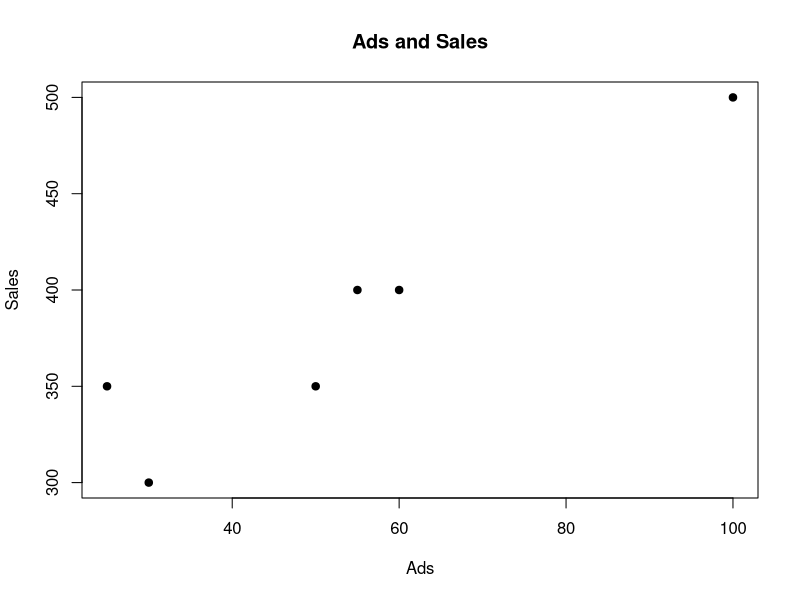
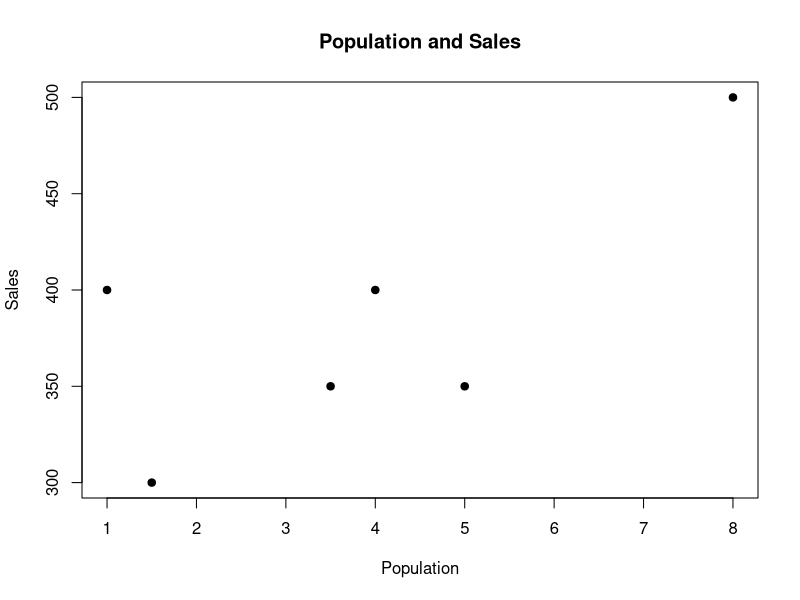
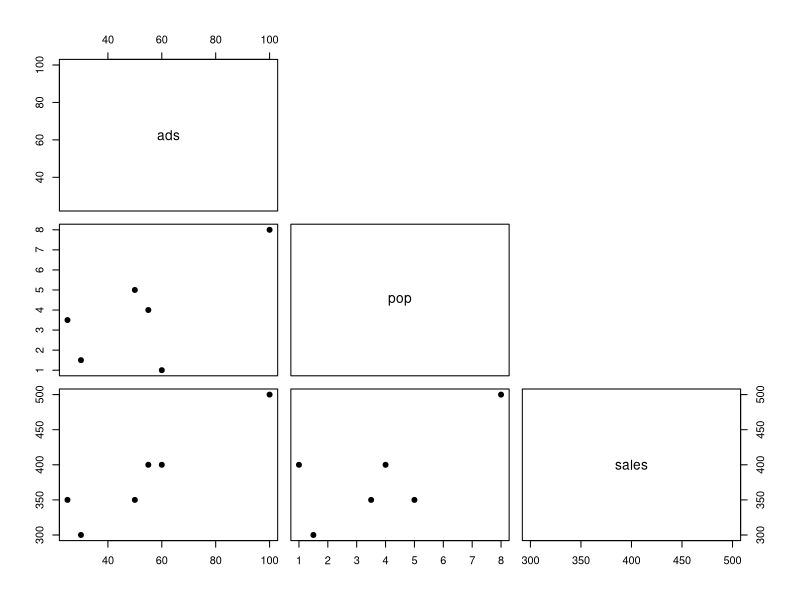

Source code (R) for these figures, in order:
## ---- chunk 1
options(repr.plot.width=4, repr.plot.height=4)
options("scipen"=100, "digits"=4)
## ---- chunk 2
knitr::knit_exit()
## ---- chunk 3
ads<-c(50,55,100,30,25,60)
pop<-c(5,4,8,1.5,3.5,1)
sales<-c(350,400,500,300,350,400)

df<-data.frame(ads, pop, sales)
## ---- chunk 4
str(df)
## ---- chunk 5
R = cor(df$ads, df$sales)
R
R*R
## ---- chunk 6
plot(df$ads,df$sales, main="Ads and Sales", xlab="Ads", ylab="Sales", pch=19)
## ---- chunk 7
R = cor(df$pop, df$sales)
R
R*R
## ---- chunk 8
plot(df$pop,df$sales, main="Population and Sales", xlab="Population", ylab="Sales", pch=19)
## ---- chunk 9
cor(df)
## ---- chunk 10
plot(df, upper.panel = NULL, pch = 19, cex.labels=1.25)
## ---- chunk 11
model1 = lm(sales ~ ads + pop, data=df)
summary(model1)
## ---- chunk 12
model2 = lm(sales ~ ads, data=df)
summary(model2)
## ---- chunk 13
predictors = data.frame(ads=c(40,35,50), pop=c(2.0,1.6,3.6))
predictions<-predict(model2, predictors)
round(predictions)
